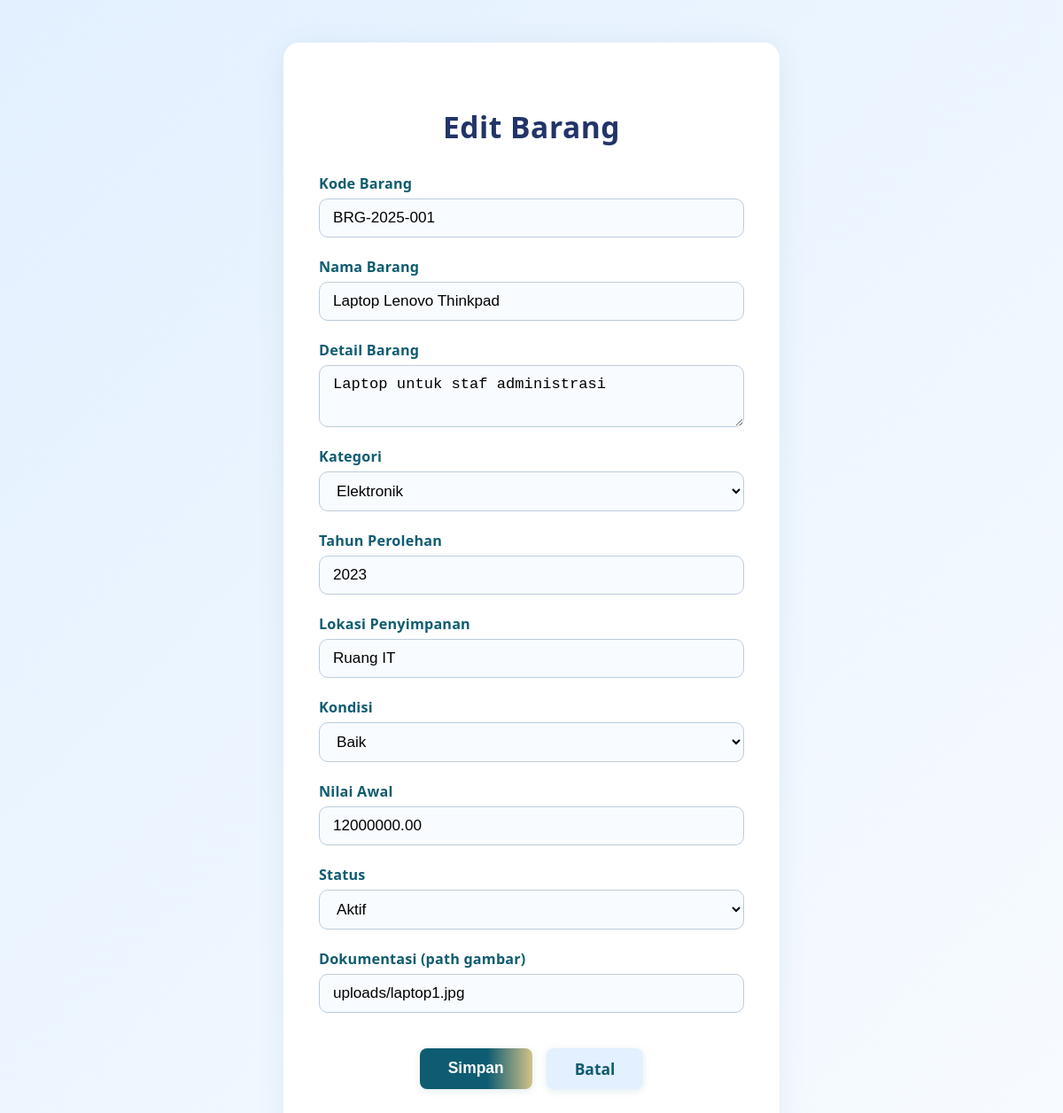
Page /admin/barang/edit.php?kode=BRG-2025-001 (signed in) on the committed database.
### tables this page shows
CREATE TABLE `barang` (
  `kode_barang` varchar(30) NOT NULL,
  `nama_barang` varchar(100) NOT NULL,
  `detail_barang` text DEFAULT NULL,
  `lokasi_penyimpanan` varchar(100) DEFAULT NULL,
  `kode_kategori` varchar(20) DEFAULT NULL,
  `nama_kategori` varchar(100) DEFAULT NULL,
  `kondisi` enum('baik','rusak_ringan','rusak_berat') DEFAULT 'baik',
  `nilai_awal` decimal(18,2) NOT NULL,
  `tahun_perolehan` year(4) NOT NULL,
  `kode_pegawai` varchar(20) DEFAULT NULL,
  `nama_pegawai` varchar(100) DEFAULT NULL,
  `status` enum('aktif','mutasi','dihapus') DEFAULT 'aktif',
  `dokumentasi` varchar(255) DEFAULT NULL
);

CREATE TABLE `kategori` (
  `kode_kategori` varchar(20) NOT NULL,
  `nama_kategori` varchar(100) NOT NULL,
  `deskripsi` text DEFAULT NULL
);

### admin/barang/edit.php (the view, shortened to what this page needs)
<?php
require_once __DIR__ . '/../../include/koneksi.php';
$kode = $_GET['kode'] ?? '';
$q = $conn->query("SELECT * FROM barang WHERE kode_barang='".$conn->real_escape_string($kode)."'");
$row = $q->fetch_assoc();
$kategori = $conn->query("SELECT * FROM kategori ORDER BY nama_kategori");
?><!DOCTYPE html>
<html lang="id">
<head>
<link rel="stylesheet" href="../../style.css">
</head>
<body>
<div class="form-container">
  <div class="form-box">
    <h2>Edit Barang</h2>
    <form method="post">
      <label for="kode_barang">Kode Barang</label>
      <input type="text" id="kode_barang" name="kode_barang" value="<?= htmlspecialchars($row['kode_barang']) ?>" readonly required>
      <label for="nama_barang">Nama Barang</label>
      <input type="text" id="nama_barang" name="nama_barang" value="<?= htmlspecialchars($row['nama_barang']) ?>" required>
      <label for="detail_barang">Detail Barang</label>
      <textarea id="detail_barang" name="detail_barang" required><?= htmlspecialchars($row['detail_barang']) ?></textarea>
      <label for="kode_kategori">Kategori</label>
      <select id="kode_kategori" name="kode_kategori" required>
        <?php while($k = $kategori->fetch_assoc()): ?>
        <option value="<?= $k['kode_kategori'] ?>" <?= $row['kode_kategori']==$k['kode_kategori']?'selected':'' ?>><?= htmlspecialchars($k['nama_kategori']) ?></option>
        <?php endwhile; ?>
      </select>
      <label for="tahun_perolehan">Tahun Perolehan</label>
      <input type="text" id="tahun_perolehan" name="tahun_perolehan" value="<?= htmlspecialchars($row['tahun_perolehan']) ?>">
      <label for="lokasi_penyimpanan">Lokasi Penyimpanan</label>
      <input type="text" id="lokasi_penyimpanan" name="lokasi_penyimpanan" value="<?= htmlspecialchars($row['lokasi_penyimpanan']) ?>">
      <label for="kondisi">Kondisi</label>
      <select id="kondisi" name="kondisi">
        <option value="baik" <?= $row['kondisi']==='baik'?'selected':'' ?>>Baik</option>
      </select>
      <label for="nilai_awal">Nilai Awal</label>
      <input type="number" id="nilai_awal" name="nilai_awal" step="0.01" value="<?= htmlspecialchars($row['nilai_awal']) ?>">
      <label for="status">Status</label>
      <select id="status" name="status">
        <option value="aktif" <?= $row['status']==='aktif'?'selected':'' ?>>Aktif</option>
      </select>
      <label for="dokumentasi">Dokumentasi (path gambar)</label>
      <input type="text" id="dokumentasi" name="dokumentasi" value="<?= htmlspecialchars($row['dokumentasi']) ?>">
      <div class="form-actions">
        <button type="submit" class="btn-main">Simpan</button>
        <a href="index.php" class="btn-cancel">Batal</a>
      </div>
    </form>
  </div>
</div>
</body>
</html>

### style.css (style rules this page uses)
html, body { height: 100%; }
body { font-family: 'Segoe UI', Arial, sans-serif; margin: 0; background: #fff; color: #0E5C71; padding-bottom: 54px; box-sizing: border-box; min-height: 100vh; display: flex; flex-direction: column; }
.form-container { min-height: 100vh; display: flex; align-items: center; justify-content: center; padding-top: 48px; padding-bottom: 48px; padding-left: 16px; padding-right: 16px; box-sizing: border-box; background: linear-gradient(135deg,#e3f0ff 0%,#f7fbff 100%); }
.form-box { background: #fff; border-radius: 18px; box-shadow: 0 4px 32px #0E5C7115; padding: 44px 40px 36px 40px; width: 100%; max-width: 480px; display: flex; flex-direction: column; justify-content: center; min-height: 420px; }
.form-box h2 { color: #223468; font-size: 2.1rem; font-weight: 900; margin-bottom: 30px; letter-spacing: 0.5px; text-align: center; }
.form-box label { display: block; margin-bottom: 6px; color: #0E5C71; font-weight: 700; font-size: 1.01rem; letter-spacing: 0.2px; }
.form-box input, .form-box select, .form-box textarea { width: 100%; padding: 11px 15px; margin-bottom: 22px; border-radius: 10px; border: 1.5px solid #bcd; font-size: 1.07rem; background: #f8fbff; transition: border 0.2s; box-sizing: border-box; }
.form-box textarea { min-height: 70px; resize: vertical; }
.form-actions { display: flex; gap: 16px; margin-top: 18px; justify-content: center; }
.btn-main { background: linear-gradient(90deg,#0E5C71 60%,#D3C288 100%); color: #fff; border: none; border-radius: 8px; padding: 11px 32px; font-weight: 700; font-size: 1.09rem; cursor: pointer; box-shadow: 0 2px 8px #0E5C7120; transition: background 0.2s; }
.btn-cancel { background: #e3f0ff; color: #0E5C71; border: none; border-radius: 8px; padding: 11px 32px; font-weight: 700; font-size: 1.09rem; cursor: pointer; box-shadow: 0 2px 8px #0E5C7120; text-decoration: none; display: inline-block; transition: background 0.2s, color 0.2s; }

### admin/barang/edit.php (style rules this page uses)
html, body { height: 100%; margin: 0; padding: 0; }
body { min-height: 100vh; display: flex; align-items: flex-start; justify-content: center; background: linear-gradient(135deg,#e3f0ff 0%,#f7fbff 100%); }
.form-container { width: 100%; display: flex; align-items: flex-start; justify-content: center; min-height: 100vh; padding-top: 48px; padding-bottom: 0; }
.form-box { margin: 0; padding-bottom: 48px; }

### rows in the picture
barang: kode_barang "BRG-2025-001", nama_barang "Laptop Lenovo Thinkpad", detail_barang "Laptop untuk staf administrasi", kode_kategori "Elektronik", tahun_perolehan "2023", lokasi_penyimpanan "Ruang IT", kondisi "Baik", nilai_awal "12000000.00", status "Aktif", dokumentasi "uploads/laptop1.jpg"
